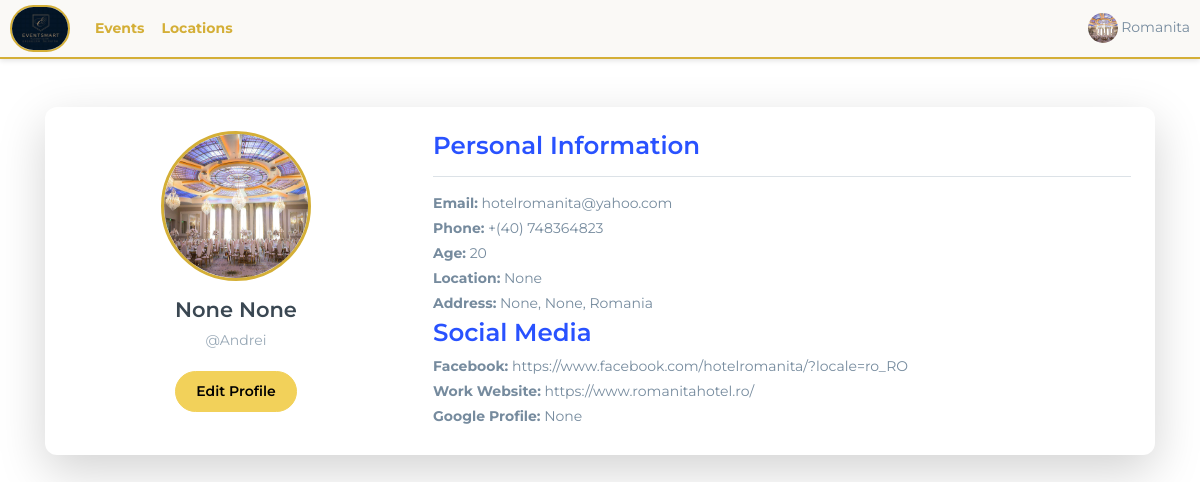
/organizer-profile/Romanita/ (signed in), run on an earlier commit of the app's database.
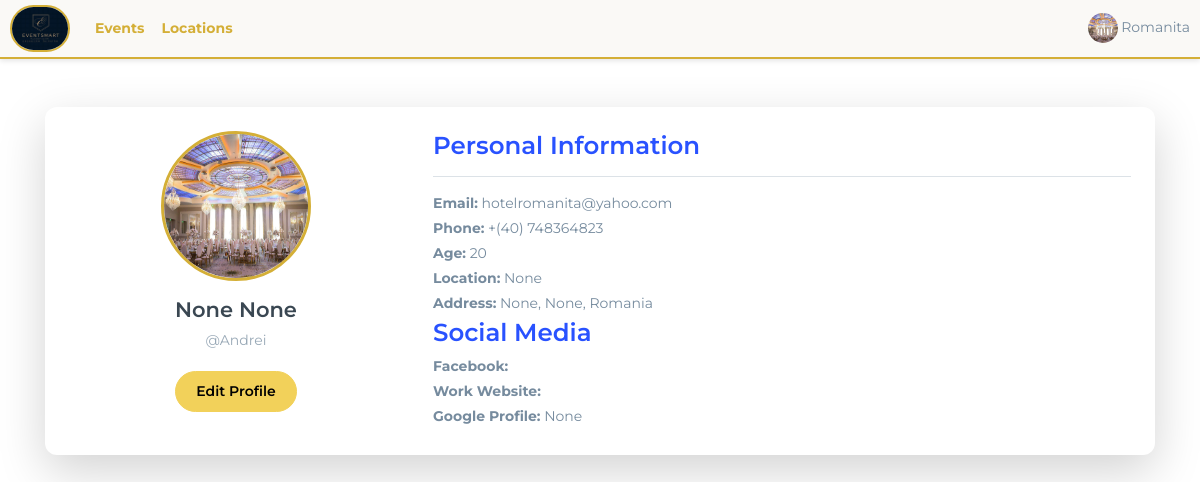
And on a later commit of the database.
### base/models.py (models this page shows, shortened)
class Profile(models.Model):
    user = models.ForeignKey(User, on_delete=models.CASCADE, null=True, blank=True)
    username = models.CharField(max_length=150, unique=True)
    password = models.CharField(max_length=128)
    email = models.EmailField()
    description = models.TextField(null=True, blank=True)
    photo = models.ImageField(upload_to='profile_photos/', null=True, blank=True)
    approved = models.BooleanField(default=False)
    number = models.CharField(max_length=15,default="+(40) 748364823")
    age = models.IntegerField(default=20)
    first_name = models.CharField(null=True, blank=True,max_length=15)
    last_name = models.CharField(null=True, blank=True,max_length=15)
    location = models.CharField(null=True, blank=True,max_length=60)
    street = models.CharField(null=True, blank=True,max_length=100)
    zip_code = models.CharField(null=True, blank=True,max_length=10)
    facebook = models.CharField(null=True, blank=True,max_length=100)
    work_link = models.CharField(null=True, blank=True,max_length=100)
    google_link = models.CharField(null=True, blank=True,max_length=100)
    country = models.CharField(null=True, blank=True,max_length=100)
    created_at = models.DateTimeField(auto_now_add=True)
    USER_TYPE_CHOICES = (
        ('admin', 'Admin'),
        ('organizer', 'Organizer'),
        ('guest', 'Guest'),
        ('staff', 'Staff')
    )
    user_type = models.CharField(
        max_length=20,
        choices=USER_TYPE_CHOICES,
        default='guest'
    )

### base/views.py (the view)
@login_required
def organizer_profile(request, username):
    profile = get_object_or_404(Profile, user__username=username)
    if request.method == 'POST':
        form = ProfileEditForm(request.POST, request.FILES, instance=profile)
        if form.is_valid():
            form.save()
            Notification.objects.create(
                    user=request.user,
                    action_type='updated_profile',
                    target_object_id=request.user.id,
                    target_object_name=request.user.username,
                    target_model='Profile'
                )
            return redirect('organizer-profile', username=profile.user.username)
    else:
        form = ProfileForm(instance=profile)
    return render(request, 'base/organizer_profile.html', {'profile': profile, 'form': form})

### base/context_processors.py (called while the page is built)
def media_url(request):
    return {
        'MEDIA_URL': settings.MEDIA_URL
    }

### base/templates/base/organizer_profile.html (shortened to what this page needs)
{% extends 'main.html' %}
{% block content %}
<div class="container mt-5">
    <div class="card shadow-lg p-4">
        <div class="row">
            <div class="col-md-4 text-center">
                {% if profile.photo %}
                    <img src="{{ profile.photo.url }}" class="rounded-circle img-fluid" alt="Profile Picture" style="width: 150px; height: 150px; border: 3px solid #D4AF37;">
                {% else %}
                    <img src="/static/images/default_profile.png" class="rounded-circle img-fluid" alt="Profile Picture" style="width: 150px; height: 150px; border: 3px solid #D4AF37;">
                {% endif %}
                <h4 class="mt-3">{{ profile.first_name }} {{ profile.last_name }}</h4>
                <p class="text-muted">@{{ profile.username }}</p>
                <button id="edit-btn" class="btn btn-warning mt-3">Edit Profile</button>
            </div>
            <div class="col-md-8">
                <div id="display-info">
                    <h3 class="text-primary">Personal Information</h3>
                    <hr>
                    <p><strong>Email:</strong> {{ profile.email }}</p>
                    <p><strong>Phone:</strong> {{ profile.number }}</p>
                    <p><strong>Age:</strong> {{ profile.age }}</p>
                    <p><strong>Location:</strong> {{ profile.location }}</p>
                    <p><strong>Address:</strong> {{ profile.street }}, {{ profile.zip_code }}, {{ profile.country }}</p>
                    <h3 class="text-primary">Social Media</h3>
                    <p><strong>Facebook:</strong> {{ profile.facebook }}</p>
                    <p><strong>Work Website:</strong> {{ profile.work_link }}</p>
                    <p><strong>Google Profile:</strong> {{ profile.google_link }}</p>
                </div>
            </div>
        </div>
    </div>
</div>
{% endblock %}

What changed in the data, as far as the page shows it:
changed Profile "None": facebook "https://www.facebook.com/hotelromanita/?locale=ro_RO" → (not shown); work_link "https://www.romanitahotel.ro/" → (not shown)
